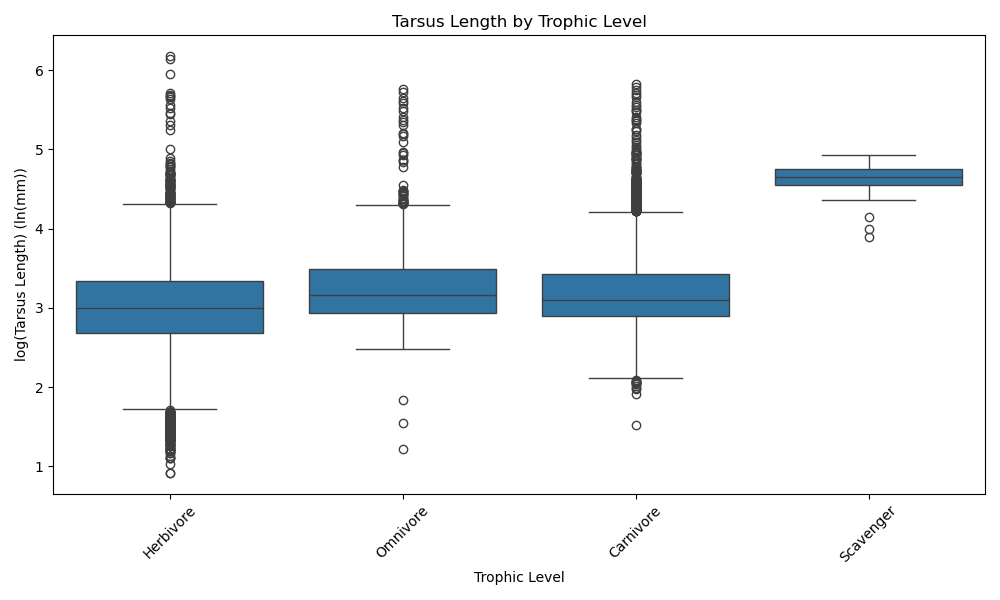

Write the Python code that produced this figure.
import pandas as pd
import numpy as np
import matplotlib
matplotlib.use('Agg')
import matplotlib.pyplot as plt
import seaborn as sns

df = pd.read_csv('AVONETplusClim.csv')

df['log_Tarsus'] = np.log(df['Tarsus.Length'])
df = df[df['Trophic.Level'].isin(['Carnivore', 'Herbivore', 'Omnivore', 'Scavenger'])].copy()
df['Trophic.Level'] = df['Trophic.Level'].astype(str)
order = ['Herbivore', 'Omnivore', 'Carnivore', 'Scavenger'] 

plt.figure(figsize=(10, 6))
sns.boxplot(x='Trophic.Level', y='log_Tarsus', data=df, order=order)
plt.title('Tarsus Length by Trophic Level')
plt.xlabel('Trophic Level')
plt.ylabel('log(Tarsus Length) (ln(mm))')
plt.xticks(rotation=45) 
plt.tight_layout()

plt.savefig('boxplotLegLOG.png')